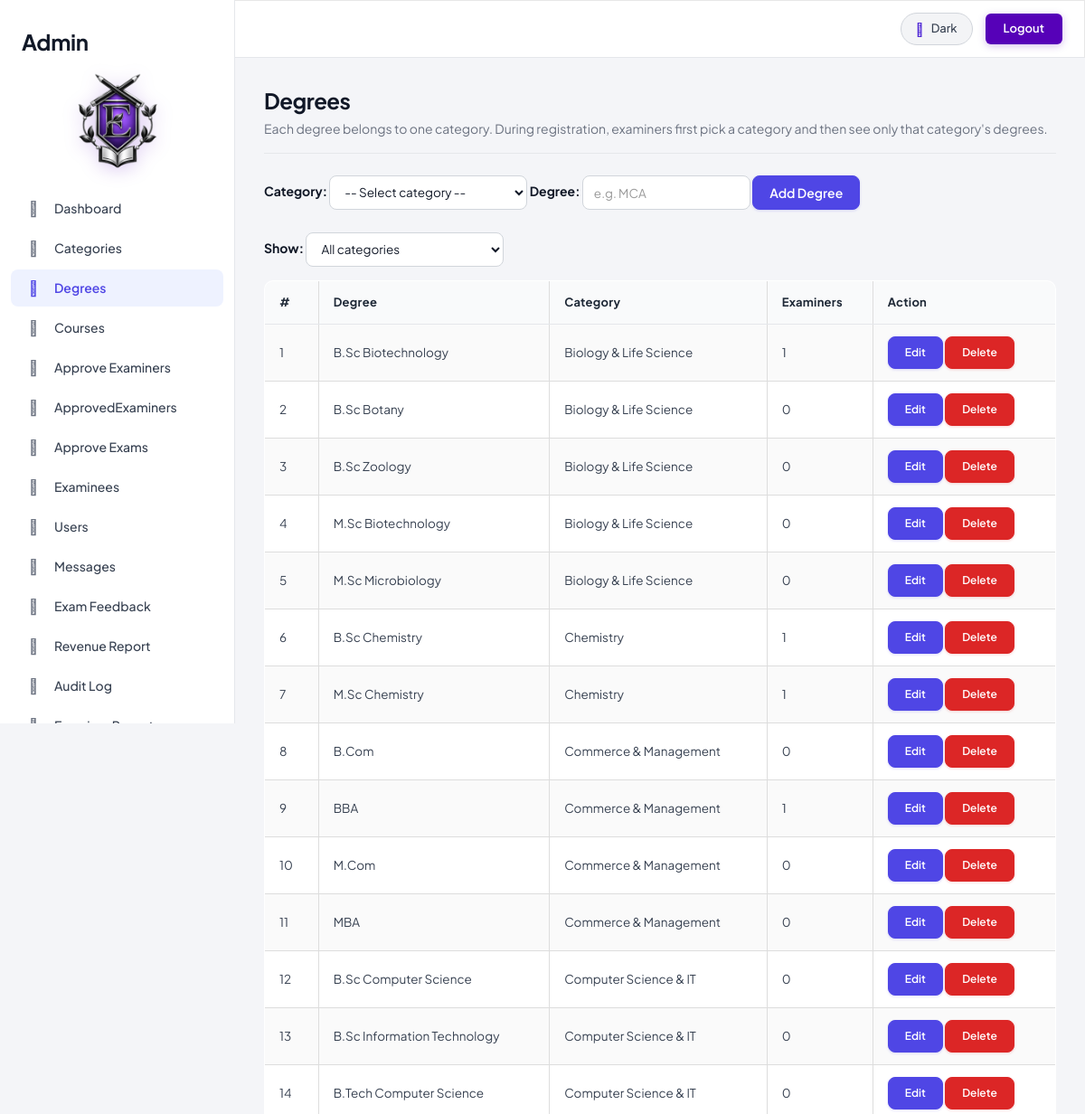
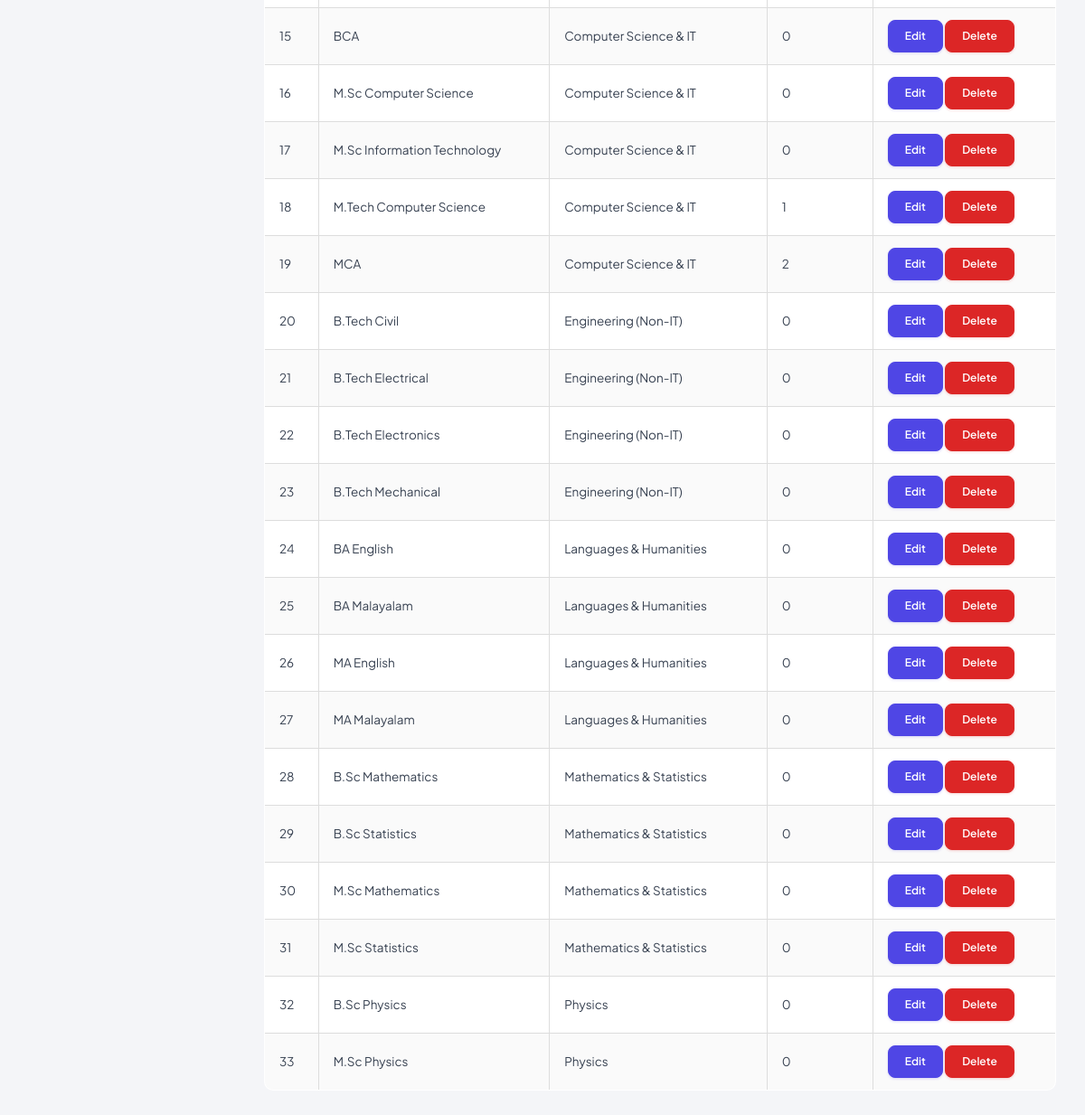
The app's page /admin/degree.php (signed in) with its own data (2 pictures, top to bottom).
### tables this page shows
CREATE TABLE IF NOT EXISTS `degrees` (
  `id` int NOT NULL AUTO_INCREMENT,
  `name` varchar(100) NOT NULL,
  `category_id` int NOT NULL,
  PRIMARY KEY (`id`),
  UNIQUE KEY `uq_degree_cat` (`category_id`,`name`)
);

CREATE TABLE IF NOT EXISTS `categories` (
  `id` int NOT NULL AUTO_INCREMENT,
  `name` varchar(100) NOT NULL,
  PRIMARY KEY (`id`),
  UNIQUE KEY `name` (`name`)
);

### admin/auth.php (called while the page is built, shortened)
<?php
if (!function_exists('h')) {
    function h($value)
    {
        return htmlspecialchars((string)$value, ENT_QUOTES, 'UTF-8');
    }
}

### classes/DataAccess.class.php (called while the page is built, shortened)
<?php
class DataAccess
{
	private $_con,$_query,$_errors;
	public function __construct()
	{
		if(!$this->_con=mysqli_connect(DB_HOST,DB_USER,DB_PASSWORD,DB_NAME))
		{
			die("connection Error");
		}
	}
	public function query($query)
	{
		if(isset($query))
		{
			$trimmed = trim($query);
			$words = explode(' ', $trimmed);
			$first_word = strtolower($words[0]);
			$this->_query = $query;
			$res = mysqli_query($this->_con, $this->_query);
			if($first_word == 'select' || $first_word == 'show' || $first_word == 'describe')
			{
				if($res && is_object($res) && mysqli_num_rows($res))
				{
					$dataArr = array();
					while($row = mysqli_fetch_assoc($res))
					{
						$dataArr[] = $row;
					}
					return $dataArr;
				}
				else
				{
					return false;
				}
			}
			else
			{
				return (bool)$res;
			}
		}
		return false;
	}
}
?>

### admin/degree.php (the view, shortened to what this page needs)
<?php
require('auth.php');
$dao = new DataAccess();
$filter = (int)($_GET['cat'] ?? 0);
$degName = '';
$where = $filter > 0 ? 'WHERE d.category_id = ' . $filter : '';
$degrees = $dao->query(
    "SELECT d.id, d.name, c.name AS category_name,
            (SELECT COUNT(*) FROM examiner_profiles p WHERE p.degree_id = d.id) AS examiner_count
     FROM degrees d JOIN categories c ON c.id = d.category_id
     $where
     ORDER BY c.name, d.name"
);
include("header.php");
?>
<h2>Degrees</h2>
<p class="text-muted">Each degree belongs to one category. During registration, examiners first pick a category and then see only that category's degrees.</p>
<hr>
<form action="" method="POST" class="form-inline" style="margin-bottom:25px;">
    <div class="form-group">
        <label>Category:</label>
        <select name="category_id" class="form-control" required>
            <option value="">-- Select category --</option>
        </select>
    </div>
    <div class="form-group">
        <label>Degree:</label>
        <input type="text" name="degree_name" class="form-control" maxlength="100" required placeholder="e.g. MCA" value="<?= h($degName); ?>">
    </div>
    <button type="submit" name="btn_add_degree" class="btn btn-primary">Add Degree</button>
</form>
<form method="GET" class="form-inline" style="margin-bottom:15px;">
    <label>Show:</label>
    <select name="cat" class="form-control" onchange="this.form.submit()">
        <option value="0">All categories</option>
    </select>
</form>
<table class="table table-bordered table-striped">
    <thead>
        <tr><th>#</th><th>Degree</th><th>Category</th><th>Examiners</th><th>Action</th></tr>
    </thead>
    <tbody>
    <?php if (!empty($degrees)) { $i = 1; foreach ($degrees as $d) { ?>
        <tr>
            <td><?= $i++; ?></td>
            <td><?= h($d['name']); ?></td>
            <td><?= h($d['category_name']); ?></td>
            <td><?= (int)$d['examiner_count']; ?></td>
            <td>
                <a href="editdegree.php?id=<?= (int)$d['id']; ?>" class="btn btn-primary btn-sm">Edit</a>
                <a href="deletedegree.php?id=<?= (int)$d['id']; ?>" class="btn btn-danger btn-sm"
                   onclick="return confirm('Delete this degree?');">Delete</a>
            </td>
        </tr>
    <?php } } else { ?>
        <tr><td colspan="5" class="text-center">No degrees added yet.</td></tr>
    <?php } ?>
    </tbody>
</table>
<?php include('footer.php'); ?>

### records on screen
degrees: name "B.Sc Biotechnology", category.name "Biology & Life Science", examiner_count "1"
degrees: name "B.Sc Botany", category.name "Biology & Life Science", examiner_count "0"
degrees: name "B.Sc Zoology", category.name "Biology & Life Science", examiner_count "0"
degrees: name "M.Sc Biotechnology", category.name "Biology & Life Science", examiner_count "0"
degrees: name "M.Sc Microbiology", category.name "Biology & Life Science", examiner_count "0"
degrees: name "B.Sc Chemistry", category.name "Chemistry", examiner_count "1"
degrees: name "M.Sc Chemistry", category.name "Chemistry", examiner_count "1"
degrees: name "B.Com", category.name "Commerce & Management", examiner_count "0"
degrees: name "BBA", category.name "Commerce & Management", examiner_count "1"
degrees: name "M.Com", category.name "Commerce & Management", examiner_count "0"
degrees: name "MBA", category.name "Commerce & Management", examiner_count "0"
degrees: name "B.Sc Computer Science", category.name "Computer Science & IT", examiner_count "0"
degrees: name "B.Sc Information Technology", category.name "Computer Science & IT", examiner_count "0"
degrees: name "B.Tech Computer Science", category.name "Computer Science & IT", examiner_count "0"
degrees: name "BCA", category.name "Computer Science & IT", examiner_count "0"
degrees: name "M.Sc Computer Science", category.name "Computer Science & IT", examiner_count "0"
degrees: name "M.Sc Information Technology", category.name "Computer Science & IT", examiner_count "0"
degrees: name "M.Tech Computer Science", category.name "Computer Science & IT", examiner_count "1"
degrees: name "MCA", category.name "Computer Science & IT", examiner_count "2"
degrees: name "B.Tech Civil", category.name "Engineering (Non-IT)", examiner_count "0"
degrees: name "B.Tech Electrical", category.name "Engineering (Non-IT)", examiner_count "0"
degrees: name "B.Tech Electronics", category.name "Engineering (Non-IT)", examiner_count "0"
degrees: name "B.Tech Mechanical", category.name "Engineering (Non-IT)", examiner_count "0"
degrees: name "BA English", category.name "Languages & Humanities", examiner_count "0"
degrees: name "BA Malayalam", category.name "Languages & Humanities", examiner_count "0"
degrees: name "MA English", category.name "Languages & Humanities", examiner_count "0"
degrees: name "MA Malayalam", category.name "Languages & Humanities", examiner_count "0"
degrees: name "B.Sc Mathematics", category.name "Mathematics & Statistics", examiner_count "0"
degrees: name "B.Sc Statistics", category.name "Mathematics & Statistics", examiner_count "0"
degrees: name "M.Sc Mathematics", category.name "Mathematics & Statistics", examiner_count "0"
degrees: name "M.Sc Statistics", category.name "Mathematics & Statistics", examiner_count "0"
degrees: name "B.Sc Physics", category.name "Physics", examiner_count "0"
degrees: name "M.Sc Physics", category.name "Physics", examiner_count "0"
